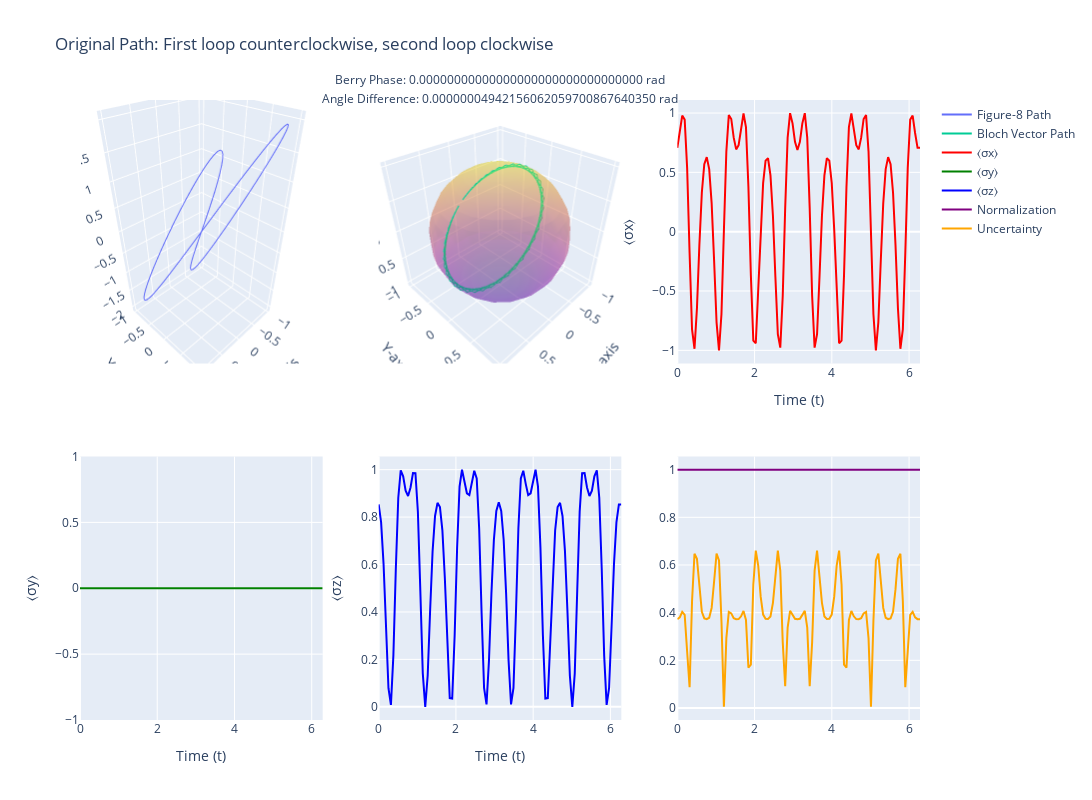
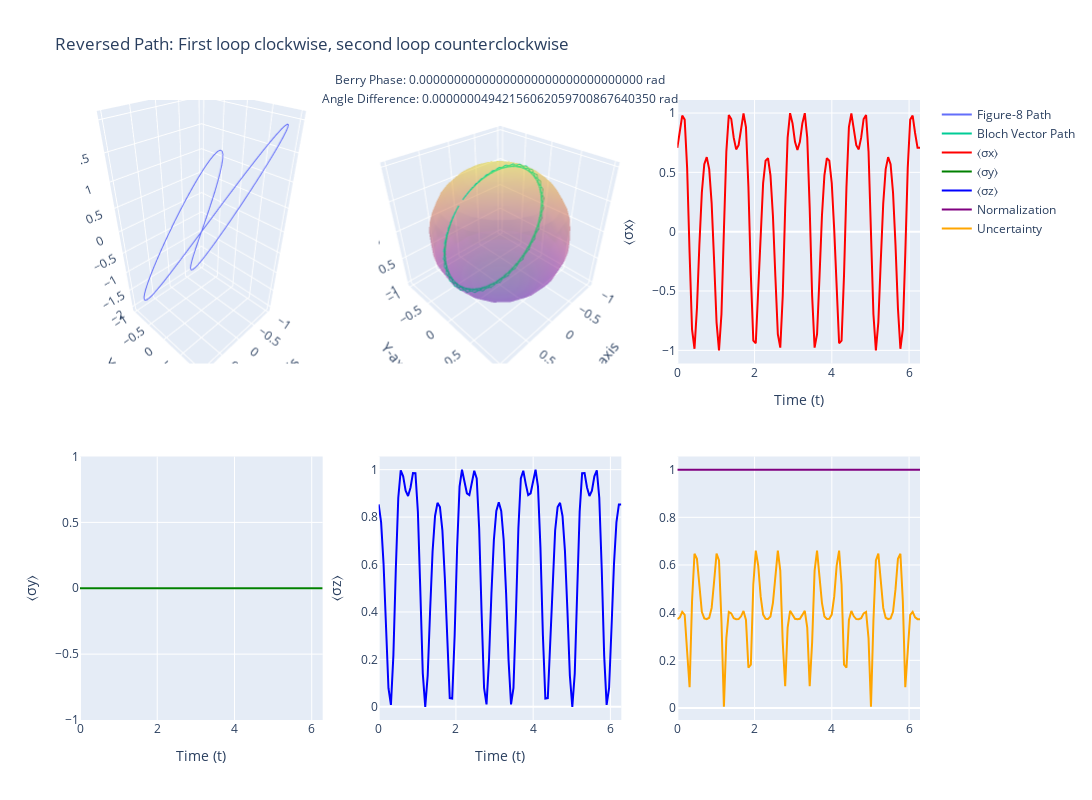
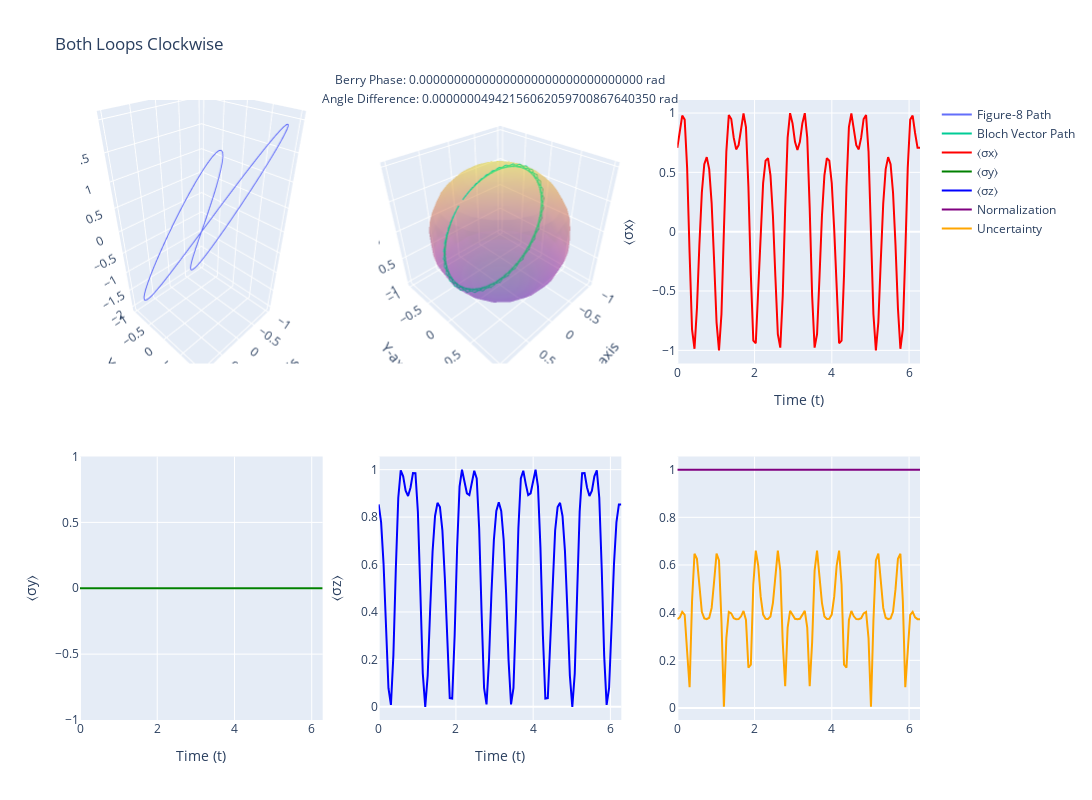

Here is the notebook cell these charts were saved with, in order:
### Code cell
import numpy as np
import plotly.graph_objs as go
from plotly.subplots import make_subplots
from scipy.linalg import expm

# Functions as previously defined
def spinor(theta, phi):
    return np.array([np.cos(theta/2), np.exp(1j*phi)*np.sin(theta/2)])

def rotate_spinor(spinor, angle):
    rotation_matrix = np.array([[np.cos(angle/2), -np.sin(angle/2)],
                                [np.sin(angle/2), np.cos(angle/2)]])
    return np.dot(rotation_matrix, spinor)

def bloch_vector(spinor):
    x = 2 * np.real(np.conj(spinor[0]) * spinor[1])
    y = 2 * np.imag(np.conj(spinor[0]) * spinor[1])
    z = np.abs(spinor[0])**2 - np.abs(spinor[1])**2
    return np.array([x, y, z])

def berry_phase(spinors):
    phase = 0
    for i in range(len(spinors) - 1):
        phase += np.imag(np.log(np.vdot(spinors[i], spinors[i+1])))
    phase += np.imag(np.log(np.vdot(spinors[-1], spinors[0])))
    return phase

# Create the figure-8 path and elevate the z-axis for visual clarity
t = np.linspace(0, 2*np.pi, 100)

# Original Path: First loop counterclockwise, second loop clockwise
x_orig = np.sin(t)
y_orig = np.sin(2*t)
z_orig = 2 * np.sin(2*t)  # Adding elevation to the z-axis for better visualization

# Reversed Path: First loop clockwise, second loop counterclockwise
x_rev = np.sin(-t)
y_rev = np.sin(-2*t)
z_rev = 2 * np.sin(-2*t)  # Adding elevation to the z-axis for better visualization

# Both Loops Clockwise
x_clk = np.sin(-t)
y_clk = np.sin(2*t)
z_clk = 2 * np.sin(2*t)  # Adding elevation to the z-axis for better visualization

# Both Loops Counterclockwise
x_cntclk = np.sin(t)
y_cntclk = np.sin(-2*t)
z_cntclk = 2 * np.sin(-2*t)  # Adding elevation to the z-axis for better visualization

def simulate_path(x, y, z, dt):
    initial_spinor = spinor(np.pi/4, 0)  # 45-degree spinor
    rotated_spinors = []
    bloch_vectors = []
    for i in range(len(t)):
        angle = np.pi/4 * np.sin(4*t[i])  # Vary rotation angle along the path
        rotated_spinor = rotate_spinor(initial_spinor, angle)
        rotated_spinors.append(rotated_spinor)
        bloch_vectors.append(bloch_vector(rotated_spinor))
        initial_spinor = rotated_spinor  # Update the spinor for the next time step
    return np.array(rotated_spinors), np.array(bloch_vectors)

dt = t[1] - t[0]

# Simulate each path
rotated_spinors_orig, bloch_vectors_orig = simulate_path(x_orig, y_orig, z_orig, dt)
rotated_spinors_rev, bloch_vectors_rev = simulate_path(x_rev, y_rev, z_rev, dt)
rotated_spinors_clk, bloch_vectors_clk = simulate_path(x_clk, y_clk, z_clk, dt)
rotated_spinors_cntclk, bloch_vectors_cntclk = simulate_path(x_cntclk, y_cntclk, z_cntclk, dt)

# Calculate Berry phase and angle difference for each path
berry_phase_orig = berry_phase(rotated_spinors_orig)
angle_diff_orig = np.arccos(np.abs(np.vdot(rotated_spinors_orig[0], rotated_spinors_orig[-1])))

berry_phase_rev = berry_phase(rotated_spinors_rev)
angle_diff_rev = np.arccos(np.abs(np.vdot(rotated_spinors_rev[0], rotated_spinors_rev[-1])))

berry_phase_clk = berry_phase(rotated_spinors_clk)
angle_diff_clk = np.arccos(np.abs(np.vdot(rotated_spinors_clk[0], rotated_spinors_clk[-1])))

berry_phase_cntclk = berry_phase(rotated_spinors_cntclk)
angle_diff_cntclk = np.arccos(np.abs(np.vdot(rotated_spinors_cntclk[0], rotated_spinors_cntclk[-1])))

# Calculate expectation values of Pauli matrices for each path
sigma_x = np.array([[0, 1], [1, 0]])
sigma_y = np.array([[0, -1j], [1j, 0]])
sigma_z = np.array([[1, 0], [0, 0]])

exp_x_orig = [np.real(np.conj(s).dot(sigma_x.dot(s))) for s in rotated_spinors_orig]
exp_y_orig = [np.real(np.conj(s).dot(sigma_y.dot(s))) for s in rotated_spinors_orig]
exp_z_orig = [np.real(np.conj(s).dot(sigma_z.dot(s))) for s in rotated_spinors_orig]

exp_x_rev = [np.real(np.conj(s).dot(sigma_x.dot(s))) for s in rotated_spinors_rev]
exp_y_rev = [np.real(np.conj(s).dot(sigma_y.dot(s))) for s in rotated_spinors_rev]
exp_z_rev = [np.real(np.conj(s).dot(sigma_z.dot(s))) for s in rotated_spinors_rev]

exp_x_clk = [np.real(np.conj(s).dot(sigma_x.dot(s))) for s in rotated_spinors_clk]
exp_y_clk = [np.real(np.conj(s).dot(sigma_y.dot(s))) for s in rotated_spinors_clk]
exp_z_clk = [np.real(np.conj(s).dot(sigma_z.dot(s))) for s in rotated_spinors_clk]

exp_x_cntclk = [np.real(np.conj(s).dot(sigma_x.dot(s))) for s in rotated_spinors_cntclk]
exp_y_cntclk = [np.real(np.conj(s).dot(sigma_y.dot(s))) for s in rotated_spinors_cntclk]
exp_z_cntclk = [np.real(np.conj(s).dot(sigma_z.dot(s))) for s in rotated_spinors_cntclk]

# Validate quantum physics laws for each path
normalization_orig = [np.abs(np.vdot(s, s)) for s in rotated_spinors_orig]
uncertainty_principle_orig = [np.std([ex, ey, ez]) for ex, ey, ez in zip(exp_x_orig, exp_y_orig, exp_z_orig)]

normalization_rev = [np.abs(np.vdot(s, s)) for s in rotated_spinors_rev]
uncertainty_principle_rev = [np.std([ex, ey, ez]) for ex, ey, ez in zip(exp_x_rev, exp_y_rev, exp_z_rev)]

normalization_clk = [np.abs(np.vdot(s, s)) for s in rotated_spinors_clk]
uncertainty_principle_clk = [np.std([ex, ey, ez]) for ex, ey, ez in zip(exp_x_clk, exp_y_clk, exp_z_clk)]

normalization_cntclk = [np.abs(np.vdot(s, s)) for s in rotated_spinors_cntclk]
uncertainty_principle_cntclk = [np.std([ex, ey, ez]) for ex, ey, ez in zip(exp_x_cntclk, exp_y_cntclk, exp_z_cntclk)]

# Visualize the results using Plotly
fig_orig = make_subplots(rows=2, cols=3, specs=[
    [{'type': 'scatter3d'}, {'type': 'scatter3d'}, {'type': 'scatter'}],
    [{'type': 'scatter'}, {'type': 'scatter'}, {'type': 'scatter'}]
])

fig_rev = make_subplots(rows=2, cols=3, specs=[
    [{'type': 'scatter3d'}, {'type': 'scatter3d'}, {'type': 'scatter'}],
    [{'type': 'scatter'}, {'type': 'scatter'}, {'type': 'scatter'}]
])

fig_clk = make_subplots(rows=2, cols=3, specs=[
    [{'type': 'scatter3d'}, {'type': 'scatter3d'}, {'type': 'scatter'}],
    [{'type': 'scatter'}, {'type': 'scatter'}, {'type': 'scatter'}]
])

fig_cntclk = make_subplots(rows=2, cols=3, specs=[
    [{'type': 'scatter3d'}, {'type': 'scatter3d'}, {'type': 'scatter'}],
    [{'type': 'scatter'}, {'type': 'scatter'}, {'type': 'scatter'}]
])

# Helper function to add traces to the figure
def add_traces(fig, x, y, z, bloch_vectors, exp_x, exp_y, exp_z, normalization, uncertainty_principle, title):
    # 3D path with elevated z-axis
    fig.add_trace(go.Scatter3d(x=x, y=y, z=z, mode='lines', name='Figure-8 Path'), row=1, col=1)

    # Bloch sphere with the figure-8 path
    u = np.linspace(0, 2*np.pi, 20)
    v = np.linspace(0, np.pi, 20)
    sphere_x = np.outer(np.cos(u), np.sin(v))
    sphere_y = np.outer(np.sin(u), np.sin(v))
    sphere_z = np.outer(np.ones(np.size(u)), np.cos(v))

    fig.add_trace(go.Surface(x=sphere_x, y=sphere_y, z=sphere_z, opacity=0.3, showscale=False), row=1, col=2)
    fig.add_trace(go.Scatter3d(x=bloch_vectors[:, 0], y=bloch_vectors[:, 1], z=bloch_vectors[:, 2],
                               mode='lines', name='Bloch Vector Path'), row=1, col=2)

    # Expectation values
    fig.add_trace(go.Scatter(x=t, y=exp_x, mode='lines', name='⟨σx⟩', line=dict(color='red')), row=1, col=3)
    fig.add_trace(go.Scatter(x=t, y=exp_y, mode='lines', name='⟨σy⟩', line=dict(color='green')), row=2, col=1)
    fig.add_trace(go.Scatter(x=t, y=exp_z, mode='lines', name='⟨σz⟩', line=dict(color='blue')), row=2, col=2)

    # Normalization and uncertainty principle
    fig.add_trace(go.Scatter(x=t, y=normalization, mode='lines', name='Normalization', line=dict(color='purple')), row=2, col=3)
    fig.add_trace(go.Scatter(x=t, y=uncertainty_principle, mode='lines', name='Uncertainty', line=dict(color='orange')), row=2, col=3)

    # Adding axis labels
    fig.update_layout(
        title=title,
        scene=dict(xaxis_title='X-axis', yaxis_title='Y-axis', zaxis_title='Z-axis'),
        height=800, width=1200,
        scene2=dict(xaxis_title='X-axis', yaxis_title='Y-axis', zaxis_title='Z-axis')  # Bloch sphere plot
    )

    # Add annotations with important information
    fig.add_annotation(text=f"Berry Phase: {berry_phase_orig:.32f} rad", xref="paper", yref="paper", x=0.5, y=1.05, showarrow=False)
    fig.add_annotation(text=f"Angle Difference: {angle_diff_orig:.32f} rad", xref="paper", yref="paper", x=0.5, y=1.02, showarrow=False)
    fig.update_xaxes(title_text="Time (t)", row=1, col=3)
    fig.update_yaxes(title_text="⟨σx⟩", row=1, col=3)
    fig.update_xaxes(title_text="Time (t)", row=2, col=1)
    fig.update_yaxes(title_text="⟨σy⟩", row=2, col=1)
    fig.update_xaxes(title_text="Time (t)", row=2, col=2)
    fig.update_yaxes(title_text="⟨σz⟩", row=2, col=2)

# Add traces to each figure
add_traces(fig_orig, x_orig, y_orig, z_orig, bloch_vectors_orig, exp_x_orig, exp_y_orig, exp_z_orig, normalization_orig, uncertainty_principle_orig, 'Original Path: First loop counterclockwise, second loop clockwise')
add_traces(fig_rev, x_rev, y_rev, z_rev, bloch_vectors_rev, exp_x_rev, exp_y_rev, exp_z_rev, normalization_rev, uncertainty_principle_rev, 'Reversed Path: First loop clockwise, second loop counterclockwise')
add_traces(fig_clk, x_clk, y_clk, z_clk, bloch_vectors_clk, exp_x_clk, exp_y_clk, exp_z_clk, normalization_clk, uncertainty_principle_clk, 'Both Loops Clockwise')
add_traces(fig_cntclk, x_cntclk, y_cntclk, z_cntclk, bloch_vectors_cntclk, exp_x_cntclk, exp_y_cntclk, exp_z_cntclk, normalization_cntclk, uncertainty_principle_cntclk, 'Both Loops Counterclockwise')

# Show the figures
fig_orig.show()
fig_rev.show()
fig_clk.show()
fig_cntclk.show()

# Print relevant test results and observations for each path
def print_results(berry_phase, angle_diff, normalization, uncertainty_principle, path_name):
    print(f"\nResults for {path_name}:")
    print(f"Berry Phase: {berry_phase:.32f} rad")
    print(f"Berry Phase (degrees): {np.degrees(berry_phase):.32f}°")
    print(f"Angle Difference between Initial and Final Spinor: {angle_diff:.32f} rad")
    print(f"Average Normalization: {np.mean(normalization):.32f}")
    print(f"Average Uncertainty: {np.mean(uncertainty_principle):.32f}")

    # Check if normalization holds for all spinors (should be close to 1)
    normalization_errors = np.max(np.abs(np.array(normalization) - 1))
    if normalization_errors < 1e-6:
        print(f"Normalization Check: PASSED (Max Deviation: {normalization_errors:.16f})")
    else:
        print(f"Normalization Check: FAILED (Max Deviation: {normalization_errors:.6e})")

    # Check if uncertainty principle holds
    uncertainty_errors = np.mean(uncertainty_principle)
    if uncertainty_errors < 1e-6:
        print(f"Uncertainty Principle Check: PASSED (Average Uncertainty: {uncertainty_errors:.6e})")
    else:
        print(f"Uncertainty Principle Check: FAILED (Average Uncertainty: {uncertainty_errors:.32f})")

print_results(berry_phase_orig, angle_diff_orig, normalization_orig, uncertainty_principle_orig, 'Original Path')
print_results(berry_phase_rev, angle_diff_rev, normalization_rev, uncertainty_principle_rev, 'Reversed Path')
print_results(berry_phase_clk, angle_diff_clk, normalization_clk, uncertainty_principle_clk, 'Both Loops Clockwise')
print_results(berry_phase_cntclk, angle_diff_cntclk, normalization_cntclk, uncertainty_principle_cntclk, 'Both Loops Counterclockwise')
